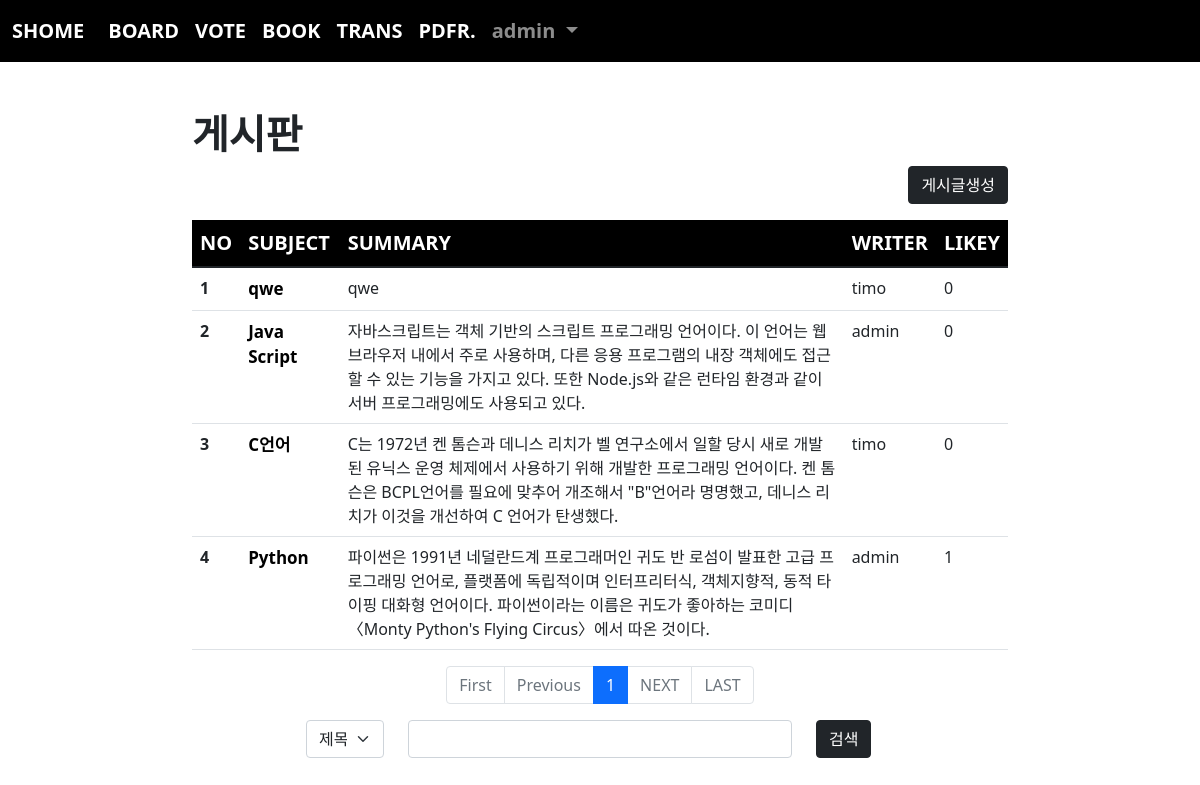
Page /board/index/ (signed in) on the committed database.
### acc/models.py (models this page shows, shortened)
class User(AbstractUser):
    comment = models.TextField()
    point = models.IntegerField(default=0)
    age = models.IntegerField(default=0)
    pic = models.ImageField(upload_to="user/%y/%m")

### board/models.py (models this page shows, shortened)
class Board(models.Model):
    subject = models.CharField(max_length=100)
    writer = models.ForeignKey(User, on_delete=models.CASCADE, related_name="writer")
    content = models.TextField()
    likey = models.ManyToManyField(User, blank=True, related_name="likely")
    pubdate = models.DateTimeField()

### board/views.py (the view)
# urls.py: path('index/', views.index, name="index"),
def index(request):
    pg = request.GET.get('page', 1)
    cate = request.GET.get('cate', '')
    kw = request.GET.get('kw', '')
    if kw:
        if cate == 'sub':
            b = Board.objects.filter(subject__startswith=kw)
        elif cate == 'wri':
            try:
                u = User.objects.get(username = kw)
                b = Board.objects.filter(writer=u)
            except:
                b = Board.objects.none()
        elif cate == 'con':
            b = Board.objects.filter(content__contains=kw)
    else:
        b = Board.objects.all()
    b = b.order_by('-pubdate')
    pag = Paginator(b, 10)
    obj = pag.get_page(pg)
    context = {
        "bset" : obj,
        'cate' : cate,
        'kw' : kw
    }
    return render(request, 'board/index.html', context)

### templates/board/index.html (shortened to what this page needs)
{% extends 'base.html' %}
{% block con %}
{% load mathfilters %}
    <div class="container mt-5" style="width:70%">
        <h1><b>게시판</b></h1>
        <div class="text-end">
            <a href="{% url 'board:create' %}" class="btn btn-dark">게시글생성</a>
        </div>
        <table class="table mt-3 table-hover">
            <thead style="background-color: black; color:white; font-size: 20px;">
                <tr>
                    <th scope="col">NO</th>
                    <th scope="col">SUBJECT</th>
                    <th scope="col">SUMMARY</th>
                    <th scope="col">WRITER</th>
                    <th scope="col">LIKEY</th>
                </tr>
            </thead>
            <tbody>
                {% if bset %}
                    {% for i in bset %}
                        <tr>
                            <th scope="row">{{ forloop.counter }}</th>
                            <td><a class="sub" href="{% url 'board:detail' i.id %}">{{i.subject}}</a></td>
                            <td>{{i.content}}</td>
                            <td>{{i.writer.username}}</td>
                            <td>{{i.likey.all.count}}</td>
                        </tr>
                    {% endfor %}
                {% endif %}
            </tbody>
        </table>
    </div>
    <nav aria-label="Page navigation example">
        <ul class="pagination justify-content-center">
            {% if bset.has_previous %}
            <li class="page-item">
                <a class="page-link" href="{% url 'board:index' %}?page=1&cate={{cate}}&kw={{kw}}">HOME</a>
            </li>
            <li class="page-item">
                <a class="page-link" href="{% url 'board:index' %}?page={{bset.previous_page_number}}&cate={{cate}}&kw={{kw}}">Previous</a>
            </li>
            {% else %}
            <li class="page-item disabled">
                <a class="page-link">First</a>
            </li>
            <li class="page-item disabled">
                <a class="page-link">Previous</a>
            </li>
            {% endif %}
            {% for i in bset.paginator.page_range %}
                {% if i >= bset.number|sub:4 and i <= bset.number|add:4 %}
                    <li class="page-item {% if bset.number == i %}active{% endif %}"><a class="page-link" href="{% url 'board:index' %}?page={{i}}&cate={{cate}}&kw={{kw}}">{{i}}</a></li>
                {% endif %}
            {% endfor %}
            {% if bset.has_next %}
                <li class="page-item">
                    <a class="page-link" href="{% url 'board:index' %}?page={{bset.next_page_number}}&cate={{cate}}&kw={{kw}}">NEXT</a>
                </li>
                <li class="page-item">
                    <a class="page-link" href="{% url 'board:index' %}?page={{bset.paginator.num_pages}}&cate={{cate}}&kw={{kw}}">LAST</a>
                </li>
            {% else %}
                <li class="page-item disabled">
                    <a class="page-link">NEXT</a>
                </li>
                <li class="page-item disabled">
                    <a class="page-link">LAST</a>
                </li>
            {% endif %}
        </ul>
      </nav>
      <form>
        <div class=" row mt-3 mb-5">
            <div class="col-lg-3">
            </div>
            <div class="col-lg-1">
                <select name="cate" class="form-select" aria-label="Default select example">
                    <option value="sub" {% if cate == 'sub' %} selected {% endif %}>제목</option>
                </select>
            </div>
            <div class="col-lg-4">
                <input name="kw" value="{{kw}}" type="text" class="form-control">
            </div>
            <div class="col-lg-1">
                <button class="btn btn-dark">검색</button>
            </div>
            <div class="col-lg-3">
            </div>
        </div>
        </form>
{% endblock %}

### templates/base.html (shortened to what this page needs)
<!doctype html>
<html lang="en">
    <head>
        <link href="https://cdn.jsdelivr.net/npm/bootstrap@5.1.3/dist/css/bootstrap.min.css" rel="stylesheet">
    </head>
    <body>
        {% if user.is_authenticated %}
            <nav class="navbar navbar-expand-lg navbar-dark" style="background-color: rgb(0, 0, 0); font-size: 20px; font-weight: bold;">
                <div class="container-fluid">
                    <a class="navbar-brand" href="{% url 'acc:index' %}">SHOME</a>
                    <div class="collapse navbar-collapse" id="navbarSupportedContent">
                        <ul class="navbar-nav me-auto mb-2 mb-lg-0">
                            <li class="nav-item">
                                <a class="nav-link active" aria-current="page" href="{% url 'board:index' %}">BOARD</a>
                            </li>
                            <li class="nav-item">
                                <a class="nav-link active" aria-current="page" href="{% url 'vote:index' %}">VOTE</a>
                            </li>
                            <li class="nav-item">
                                <a class="nav-link active" aria-current="page" href="{% url 'book:index' %}">BOOK</a>
                            </li>
                            <li class="nav-item">
                                <a class="nav-link active" aria-current="page" href="{% url 'trans:index' %}">TRANS</a>
                            </li>
                            <li class="nav-item">
                                <a class="nav-link active" aria-current="page" href="{% url 'pdfread:index' %}">PDFR.</a>
                            </li>
                            <li class="nav-item dropdown">
                                <a class="nav-link dropdown-toggle" href="#" id="navbarDropdown" role="button" data-bs-toggle="dropdown" aria-expanded="false">
                                    {{ user }}
                                </a>
                            </li>
                        </ul>
                    </div>
                </div>
            </nav>
            {% block con %}
            {% endblock %}
        {% endif %}
    </body>
</html>

### templates/board/index.html (style rules this page uses)
a.sub { text-decoration: none; color:black; font-weight: bold; font-size: 17px; }

### rows in the picture
User: username "admin"
Board: subject "qwe", content "qwe", writer.username "timo", likey.all.count "0"
Board: subject "Java Script", content "자바스크립트는 객체 기반의 스크립트 프로그래밍 언어이다. 이 언어는 웹 브라우저 내에서 주로 사용하며, 다른 응용 프로그램의 내장 객체에도 접근할 수 있는 기능을 가지고 있다. 또한 Node.js와 같은 런타임 환경과 같이 서버 프로그래밍에도 사용되고 있다.", writer.username "admin", likey.all.count "0"
Board: subject "C언어", content "C는 1972년 켄 톰슨과 데니스 리치가 벨 연구소에서 일할 당시 새로 개발된 유닉스 운영 체제에서 사용하기 위해 개발한 프로그래밍 언어이다. 켄 톰슨은 BCPL언어를 필요에 맞추어 개조해서 \"B\"언어라 명명했고, 데니스 리치가 이것을 개선하여 C 언어가 탄생했다.", writer.username "timo", likey.all.count "0"
Board: subject "Python", content "파이썬은 1991년 네덜란드계 프로그래머인 귀도 반 로섬이 발표한 고급 프로그래밍 언어로, 플랫폼에 독립적이며 인터프리터식, 객체지향적, 동적 타이핑 대화형 언어이다. 파이썬이라는 이름은 귀도가 좋아하는 코미디 〈Monty Python's Flying Circus〉에서 따온 것이다.", writer.username "admin", likey.all.count "1"

### other values in the picture
{{ i }} "1"
